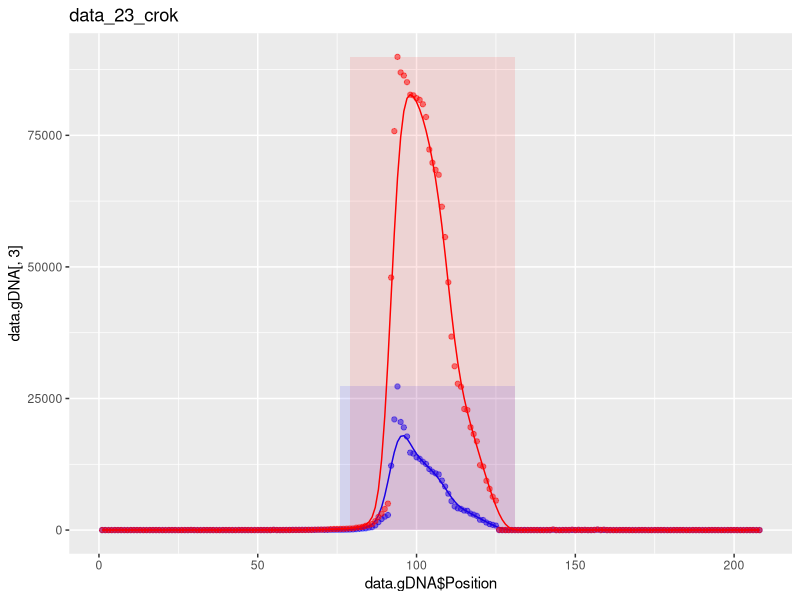

The R script that drew this image: (Note: this script raises an error after producing the figure.)
# |||||||||||||||||||||||||||||||||||||||||||||||||||||||||| GenERA PIPELINE

# NAME: GenERA_2.R

# FUNCTION:
# - reads nucleotide deletion profile files and determines a Region Of Interest (ROI) to work with for each amplicon (deletion peak calling)

# INPUT:
# - "./META/nucleotide_deletion_pattern.csv": contains the deletion counts for gDNA and cDNA at single nucleotide resolution across the referecne genome
# (see output of mreCRISPR_1.py)

# OUTPUT:
# - "./META/ROI.csv": contains for each amplicon the amplicon ROI coordinates containing both gDNA and cDNA peaks.
# One row per amplicon, columns are as follow:
# - name: name of the amplicon
# - start: left coordinate of the zone (in the genome reference)
# - end: left coordinate of the zone (in the genome reference)
# - divergence: measure of overlap between gDNA and cDNA deletion peak

# DEPENDENCIES: none

# ||||||||||||||||||||||||||||||||||||||||||||||||||||||||||

setwd("~/Desktop/GenERA_GitHub/CODE") # sets path to working directory; /!\ changes based on system architecture 

# ||||||||||||||||||||||||||||||||||||||||||||||||||||||||||

rm(list = ls()); # cleans all variables
library('ggplot2') # loads graphics library; /!\ might require an install.packages('ggplot2')

# ||||||||||||||||||||||||||| functions

# smoothing functions
vector_smooth <- function(X){
  X_smooth = X
  for(i in c(2:length(X)-1)){
    X_smooth[i] = mean(X[c(i-1,i,i+1)])
  }
  return(X_smooth)
}
vector_smooth_n <- function(X,n){
  X_smooth = X
  for(i in c(1:n)){
    X_smooth= vector_smooth(X_smooth)
  }
  return(X_smooth)
}

# computes the derivative of a vector as discrete function
vector_derivative <- function(X){
  X_der = X
  for(i in c(2:length(X)-1)){
    der_left = X[i]-X[i-1]
    der_right = X[i+1]-X[i]
    X_der[i] = mean(c(der_left,der_right))
  }
  return(X_der)
}

# uses previous functions to find the deletion peak
find_peak <- function(data,smooth_factor, cutoff_factor, create_plot){
  
  output = c(0,0,0)
  
  x = as.integer(data[,2])
  y.smooth = vector_smooth_n(as.numeric(data[,3]),smooth_factor)
  y.max = max(y.smooth)
  y.base = 0.01*y.max 
  y.der = vector_derivative(y.smooth)
    
  BLOBs_count = c()
  BLOBs_min = c()
  BLOBs_max = c()
  blob.x = c()
  blob.y = c()
  cutoff = cutoff_factor*max(abs(y.der))
    
  for(i in c(2:(length(x)-1))){
    
    value = max(c(y.der[i-1]),abs(y.der[i]),abs(y.der[i+1]))
    if ((value >= cutoff) | (y.smooth[i] > y.base)){      
      blob.x = c(blob.x,x[i])
    }else{
      if(length(blob.x) > 0){
        BLOBs_count = c(BLOBs_count,length(blob.x))
        BLOBs_min = c(BLOBs_min,min(blob.x))
        BLOBs_max = c(BLOBs_max,max(blob.x))
        
        blob.x = c()
        blob.y = c()
      }
    }
  }

  if(length(BLOBs_count) > 0){
    
    idx = order(BLOBs_count, decreasing = TRUE)
    BLOBs_count = BLOBs_count[idx]
    BLOBs_min = BLOBs_min[idx]
    BLOBs_max = BLOBs_max[idx]
    
    output = c(BLOBs_min[1],BLOBs_max[1],BLOBs_count[1]) 
    
    if(create_plot){
      g = ggplot() 
      g = g + geom_point(aes(x = data$Position,y= y.der),color='blue')
      g = g + geom_line(aes(x = data$Position,y= y.der),color='blue')
      g = g + annotate("rect",xmin = BLOBs_min[1], xmax = BLOBs_max[1], ymin = -cutoff, ymax = +cutoff, alpha = 0.1, fill="blue")
      g = g + ggtitle(paste (col_names[k], length(BLOBs_count), sep = " ", collapse = NULL))
      print(g)
      
      g = ggplot() 
      g = g + geom_point(aes(x = data$Position,y= data[,3]),color='blue')
      g = g + geom_line(aes(x = data$Position,y= y.smooth),color='red')
      g = g + annotate("rect",xmin = BLOBs_min[1], xmax = BLOBs_max[1], ymin = min(data[,3]), ymax = max(data[,3]), alpha = 0.1, fill="blue")
      g = g + ggtitle(paste (col_names[k], length(BLOBs_count), sep = " ", collapse = NULL))
      print(g)
    }
  }
  
  return(output)
}


# /////////////////////////////////////////////////////////////// MAIN

DATA = read.csv("../META/nucleotide_deletion_pattern.csv",header = TRUE)

col_names = colnames(DATA)
print(col_names)

OUTPUT_names = c() # name of the amplicon
OUTPUT_x_start = c() # zone start
OUTPUT_x_end = c() # zone end
OUTPUT_seed_start = c() # seed start
OUTPUT_seed_end = c() # seed end
OUTPUT_overlap = c() # gDNA, cDNA peak overlap

for(k in c(3:ncol(DATA))){
  
  print(k) 
  
  # grabs data from a single amplicon
  data = DATA[,c(1,2,k)]
  data$Position = as.integer(data$Position)
  data[,3] = as.numeric(data[,3])
  
  data.gDNA = data[data$SampleType == 'gDNA',]
  data.cDNA = data[data$SampleType == 'cDNA',]
  
  factor_smooth = 10 # number of smoothing loop (arbitrary)
  factor_threshold = 0.005 # number of smoothing loop (arbitrary)
  
  output.gDNA = find_peak(data.gDNA,factor_smooth, factor_threshold, FALSE)
      
      # plots the gDNA nucleotide deletion profile with zone coordinates
      g = ggplot() 
      g = g + geom_point(aes(x = data.gDNA$Position,y= data.gDNA[,3]),color='blue',alpha = 0.5)
      #g = g + geom_line(aes(x = data.gDNA$Position,y= data.gDNA[,3]))
      g = g + geom_line(aes(x = data.gDNA$Position,y= vector_smooth_n(data.gDNA[,3],10)),color='blue')
      g = g + annotate("rect",xmin = output.gDNA[1], xmax = output.gDNA[2], ymin = min(data.gDNA[,3]), ymax = max(data.gDNA[,3]), alpha = 0.1, fill="blue")
  
  output.cDNA = find_peak(data.cDNA,factor_smooth, factor_threshold, FALSE)
      
      # plots the cDNA nucleotide deletion profile with zone coordinates
      g = g + geom_point(aes(x = data.cDNA$Position,y= data.cDNA[,3]),color='red',alpha = 0.5)
      # g = g + geom_line(aes(x = data.cDNA$Position,y= data.cDNA[,3]))
      g = g + geom_line(aes(x = data.cDNA$Position,y= vector_smooth_n(data.cDNA[,3],10)),color='red')
      g = g + annotate("rect",xmin = output.cDNA[1], xmax = output.cDNA[2], ymin = min(data.cDNA[,3]), ymax = max(data.cDNA[,3]), alpha = 0.1, fill="red")
      g = g + ggtitle(col_names[k])
      
      #print(g) # for display in IDE
      ggsave(file=paste("../FIGURES/ROI/",col_names[k],".pdf",sep = ""))
  
  OUTPUT_names = c(OUTPUT_names, col_names[k])
  print(col_names[k]) # shows current amplicon
  
  start = min(output.gDNA[1],output.cDNA[1])
  end = max(output.gDNA[2],output.cDNA[2])
  
  # displays zone informations
  print('gDNA zone')
  print(c(output.gDNA[1],output.gDNA[2]))
  print('cDNA zone')
  print(c(output.cDNA[1],output.cDNA[2]))
  
  OUTPUT_x_start = c(OUTPUT_x_start, start)
  OUTPUT_x_end = c(OUTPUT_x_end, end)
  
  diverge = length(setdiff(c(output.gDNA[1]:output.gDNA[2]),c(output.cDNA[1]:output.cDNA[2])))/max(output.gDNA[3],output.cDNA[3])
  OUTPUT_overlap = c(OUTPUT_overlap,diverge)
}

OUTPUT = data.frame(name = OUTPUT_names, start = OUTPUT_x_start, end = OUTPUT_x_end, divergence = OUTPUT_overlap)

write.csv(OUTPUT, file = "../META/ROI.csv", quote = FALSE)

